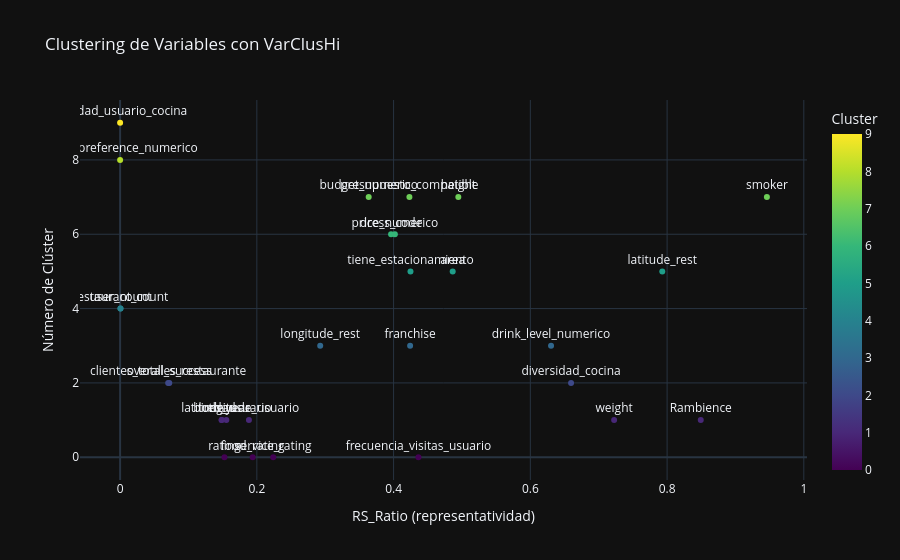

The notebook cell saved with this chart:
### Code cell
df_reducido, columnas_seleccionadas, resumen_clustering = clustering_variables_varclushi(df_tratado)

### Figure 1 — Plotly figure (JSON) as saved in the notebook; plotly's stock layout.template omitted (floating-point values rounded to 4 significant figures)
{"data": [{"hovertemplate": "RS_Ratio=%{x}<br>Cluster=%{marker.color}<br>Variable=%{text}<extra></extra>", "legendgroup": "", "marker": {"color": [0, 0, 0, 0, 1, 1, 1, 1, 1, 1, 2, 2, 2, 3, 3, 3, 4, 4, 5, 5, 5, 6, 6, 7, 7, 7, 7, 8, 9], "coloraxis": "coloraxis", "symbol": "circle"}, "mode": "markers+text", "name": "", "orientation": "v", "showlegend": false, "text": ["frecuencia_visitas_usuario", "food_rating", "service_rating", "rating", "latitude_usuario", "longitude_usuario", "birth_year", "edad", "weight", "Rambience", "clientes_totales_restaurante", "diversidad_cocina", "overall_success", "drink_level_numerico", "franchise", "longitude_rest", "user_count", "restaurant_count", "area", "tiene_estacionamiento", "latitude_rest", "dress_code", "price_numerico", "presupuesto_compatible", "height", "budget_numerico", "smoker", "dress_preference_numerico", "afinidad_usuario_cocina"], "textposition": "top center", "type": "scatter", "x": [0.4363, 0.1939, 0.224, 0.1526, 0.1553, 0.1884, 0.1485, 0.1485, 0.7226, 0.8493, 0.07031, 0.6596, 0.07194, 0.6303, 0.4242, 0.2927, 0.0005348, 0.0005442, 0.4865, 0.4247, 0.793, 0.3963, 0.4019, 0.4231, 0.4947, 0.3636, 0.946, 0.0, 0.0], "xaxis": "x", "y": [0, 0, 0, 0, 1, 1, 1, 1, 1, 1, 2, 2, 2, 3, 3, 3, 4, 4, 5, 5, 5, 6, 6, 7, 7, 7, 7, 8, 9], "yaxis": "y"}], "layout": {"coloraxis": {"colorbar": {"title": {"text": "Cluster"}}, "colorscale": [[0, "#440154"], [0.1111, "#482878"], [0.2222, "#3e4989"], [0.3333, "#31688e"], [0.4444, "#26828e"], [0.5556, "#1f9e89"], [0.6667, "#35b779"], [0.7778, "#6ece58"], [0.8889, "#b5de2b"], [1, "#fde725"]]}, "legend": {"tracegroupgap": 0}, "showlegend": false, "title": {"text": "Clustering de Variables con VarClusHi"}, "xaxis": {"anchor": "y", "domain": [0, 1], "title": {"text": "RS_Ratio (representatividad)"}}, "yaxis": {"anchor": "x", "domain": [0, 1], "title": {"text": "Número de Clúster"}}}}
